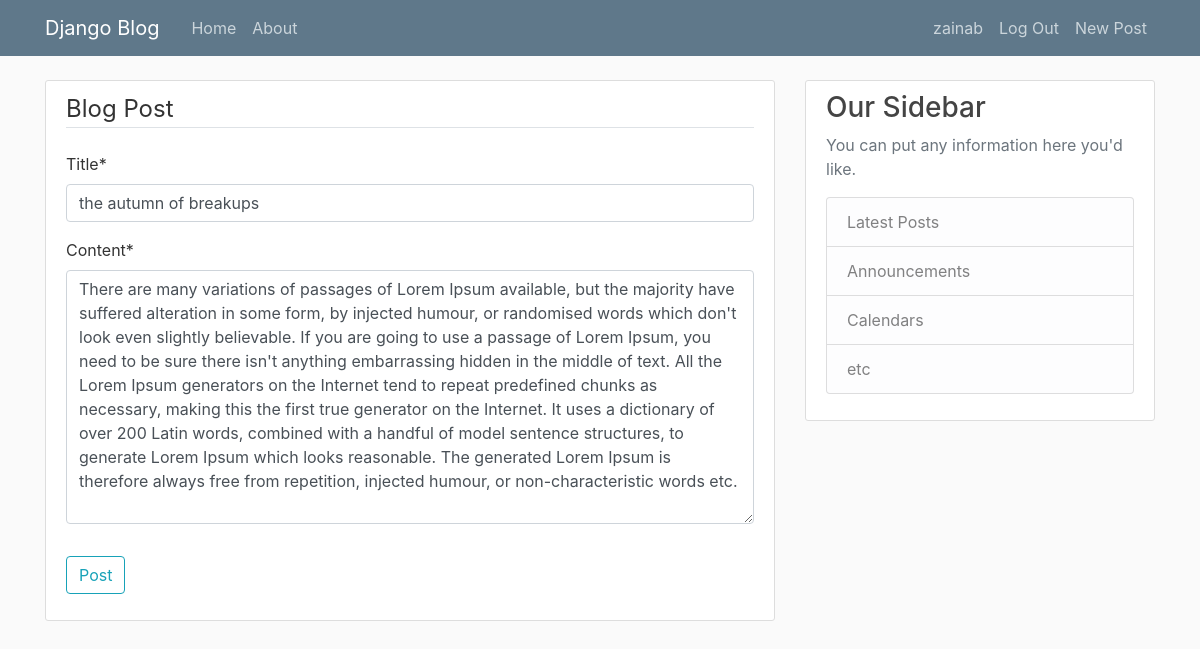
The page /post/8/update (signed in) on the database its author committed.
### Blogapp/models.py (models this page shows, shortened)
class Post(models.Model):
    title = models.CharField(max_length=100)
    content = models.TextField()
    date_posted = models.DateTimeField(default=timezone.now)
    author = models.ForeignKey(User, on_delete=models.CASCADE)

### Blogapp/views.py (the view, shortened to what this page needs)
# urls.py: path('post/<int:pk>/update', PostUpdateView.as_view(), name='post-update'),
class PostUpdateView(LoginRequiredMixin, UserPassesTestMixin, UpdateView):
    model = Post
    fields = ['title', 'content']
    def test_func(self):
        post = self.get_object()
        if self.request.user == post.author:
            return True
        return False

### Blogapp/templates/Blogapp/post_form.html (shortened to what this page needs)
{% extends "Blogapp/base.html" %}
{% load crispy_forms_tags %}
{% block content%}
<div class="content-section">
    <form method="POST">
        <fieldset class="form-group">
            <legend class="border-bottom mb-4">Blog Post</legend>
            {{ form|crispy }}
        </fieldset>
        <div class="form-group">
            <button class="btn btn-outline-info" type="submit">Post</button>
        </div>
    </form>
</div>
{% endblock content %}

### Blogapp/templates/Blogapp/base.html (shortened to what this page needs)
{% load static %}
<!doctype html>
<html lang="en">
<head>
    <link rel="stylesheet" href="https://stackpath.bootstrapcdn.com/bootstrap/4.3.1/css/bootstrap.min.css"
>
    <link rel="stylesheet" href="{% static 'Blogapp/main.css' %}">
</head>
<body>
    <header class="site-header">
        <nav class="navbar navbar-expand-md navbar-dark bg-steel fixed-top">
            <div class="container">
                <a class="navbar-brand mr-4" href="{% url 'blog-home' %}">Django Blog</a>
                <div class="collapse navbar-collapse" id="navbarToggle">
                    <div class="navbar-nav mr-auto">
                        <a class="nav-item nav-link" href="{% url 'blog-home' %}">Home</a>
                        <a class="nav-item nav-link" href="{% url 'blog-about' %}">About</a>
                    </div>
                    <div class="navbar-nav">
                        {% if user.is_authenticated%}
                            <a class="nav-item nav-link" href="{% url 'profile' %}">{{user}}</a>
                            <a class="nav-item nav-link" href="{% url 'logout' %}">Log Out</a>
                            <a class="nav-item nav-link" href="{% url 'post-create' %}">New Post</a>
                        {% else %}
                            <a class="nav-item nav-link" href="{% url 'login' %}">Login</a>
                            <a class="nav-item nav-link" href="{% url 'register' %}">Register</a>
                        {%endif%}
                    </div>
                </div>
            </div>
        </nav>
    </header>
    <main role="main" class="container">
        <div class="row">
            <div class="col-md-8">
                {% block content %}{% endblock %}
            </div>
            <div class="col-md-4">
                <div class="content-section">
                    <h3>Our Sidebar</h3>
                    <p class='text-muted'>You can put any information here you'd like.
                    <ul class="list-group">
                        <li class="list-group-item list-group-item-light">Latest Posts</li>
                        <li class="list-group-item list-group-item-light">Announcements</li>
                        <li class="list-group-item list-group-item-light">Calendars</li>
                        <li class="list-group-item list-group-item-light">etc</li>
                    </ul>
                    </p>
                </div>
            </div>
        </div>
    </main>
</body>
</html>

### Blogapp/static/Blogapp/main.css (style rules this page uses)
body { background: #fafafa; color: #333333; margin-top: 5rem; }
h1, h2, h3, h4, h5, h6 { color: #444444; }
ul { margin: 0; }
.bg-steel { background-color: #5f788a; }
.site-header .navbar-nav .nav-link { color: #cbd5db; }
.content-section { background: #ffffff; padding: 10px 20px; border: 1px solid #dddddd; border-radius: 3px; margin-bottom: 20px; }

### rows shown on the page
Post: title "the autumn of breakups", content "There are many variations of passages of Lorem Ipsum available, but the majority have suffered alteration in some form, by injected humour, or randomised words which don't look even slightly believable. If you are going to use a passage of Lorem Ipsum, you need to be sure there isn't anything embarrassing hidden in the middle of text. All the Lorem Ipsum generators on the Internet tend to repeat predefined chunks as necessary, making this the first true generator on the Internet. It uses a dictionary of over 200 Latin words, combined with a handful of model sentence structures, to generate Lorem Ipsum which looks reasonable. The generated Lorem Ipsum is therefore always free from…"

### other values the page prints
{{ user }} "zainab"
